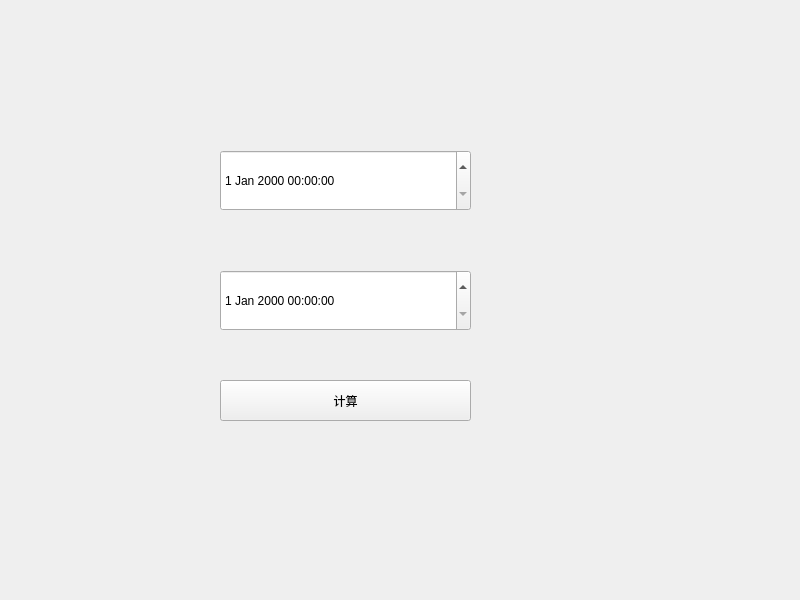
<?xml version="1.0" encoding="UTF-8"?>
<ui version="4.0">
 <class>Widget</class>
 <widget class="QWidget" name="Widget">
  <property name="geometry">
   <rect>
    <x>0</x>
    <y>0</y>
    <width>800</width>
    <height>600</height>
   </rect>
  </property>
  <property name="windowTitle">
   <string>Widget</string>
  </property>
  <widget class="QDateTimeEdit" name="dateTimeEdit">
   <property name="geometry">
    <rect>
     <x>220</x>
     <y>150</y>
     <width>251</width>
     <height>61</height>
    </rect>
   </property>
  </widget>
  <widget class="QDateTimeEdit" name="dateTimeEdit_2">
   <property name="geometry">
    <rect>
     <x>220</x>
     <y>270</y>
     <width>251</width>
     <height>61</height>
    </rect>
   </property>
  </widget>
  <widget class="QPushButton" name="pushButton">
   <property name="geometry">
    <rect>
     <x>220</x>
     <y>380</y>
     <width>251</width>
     <height>41</height>
    </rect>
   </property>
   <property name="text">
    <string>计算</string>
   </property>
  </widget>
  <widget class="QLabel" name="label">
   <property name="geometry">
    <rect>
     <x>230</x>
     <y>450</y>
     <width>411</width>
     <height>41</height>
    </rect>
   </property>
   <property name="text">
    <string/>
   </property>
  </widget>
 </widget>
 <resources/>
 <connections/>
</ui>
